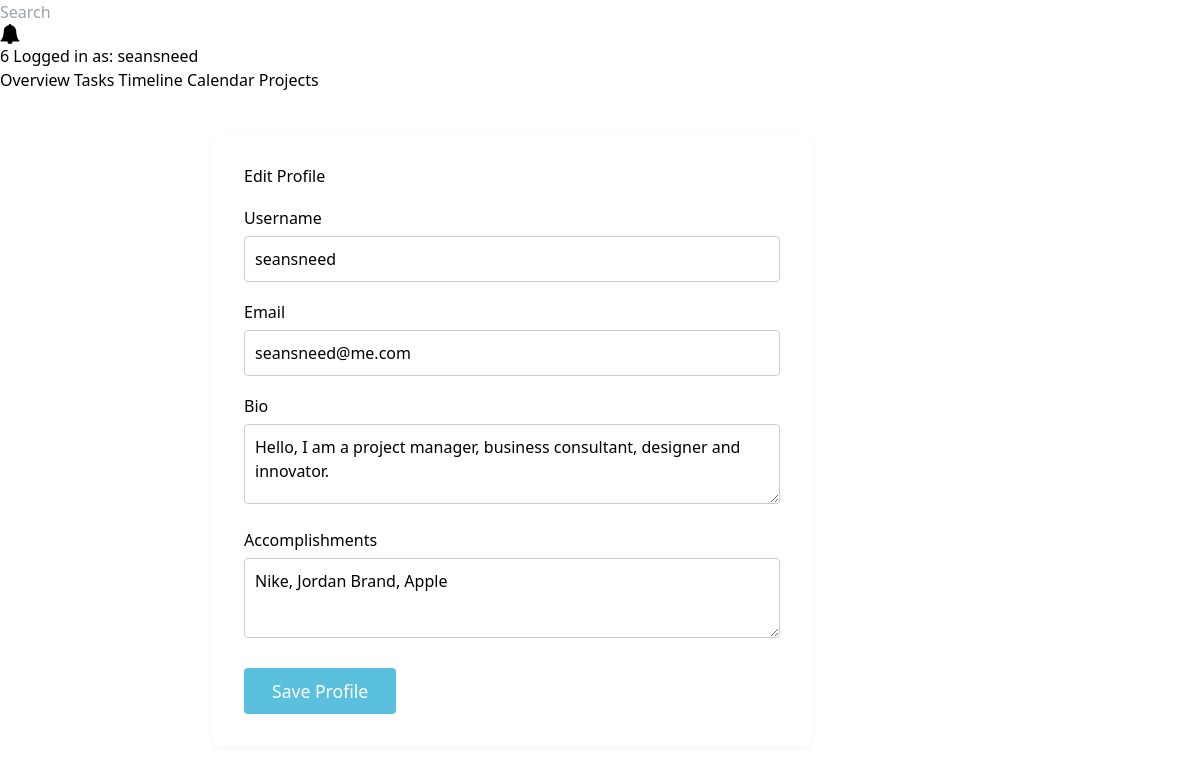
The page /profile (signed in) on the database its author committed.
### app.py (models this page shows, shortened)
class User(db.Model, UserMixin):
    id = db.Column(db.Integer, primary_key=True)
    username = db.Column(db.String(80), unique=True, nullable=False)
    email = db.Column(db.String(120), unique=True, nullable=False)
    password_hash = db.Column(db.String(128), nullable=False)
    created_at = db.Column(db.DateTime, default=datetime.utcnow)
    bio = db.Column(db.String(300), nullable=True)  # Short bio for profile
    accomplishments = db.Column(db.Text, nullable=True)  # Multiline accomplishments
    projects_owned = db.relationship('Project', backref='owner_user', lazy=True, foreign_keys='Project.owner_id')
    assigned_tasks = db.relationship('Task', backref='assignee_user', lazy=True, foreign_keys='Task.assignee_id')
    comments = db.relationship('Comment', backref='author_user', lazy=True)
    projects = db.relationship('Project', secondary='project_member', back_populates='members')

### app.py (the view, shortened to what this page needs)
@app.route('/profile', methods=['GET', 'POST'])
@login_required
def user_profile():
    return render_template('user_profile.html')

### app.py (called while the page is built)
@login_manager.user_loader
def load_user(user_id):
    return User.query.get(int(user_id))

@app.context_processor
def inject_notifications():
    if current_user.is_authenticated:
        unread_notifications_count = Notification.query.filter_by(user_id=current_user.id, is_read=False).count()
        return dict(unread_notifications_count=unread_notifications_count)
    return dict(unread_notifications_count=0)

### templates/user_profile.html (shortened to what this page needs)
<!DOCTYPE html>
<html lang="en">
<head>
    <link rel="stylesheet" href="https://cdnjs.cloudflare.com/ajax/libs/font-awesome/6.4.0/css/all.min.css">
    <script src="https://cdn.tailwindcss.com"></script>
</head>
<body>
    <div class="container">
        <aside class="sidebar">
            {% include 'header.html' %}
        </aside>
        <main class="main-content">
            <div class="profile-form-container">
                <h1>Edit Profile</h1>
                <form class="profile-form" method="POST" action="{{ url_for('user_profile') }}">
                    <label for="username">Username</label>
                    <input type="text" id="username" name="username" value="{{ current_user.username }}" required>
                    <label for="email">Email</label>
                    <input type="email" id="email" name="email" value="{{ current_user.email }}" required>
                    <label for="bio">Bio</label>
                    <textarea id="bio" name="bio" maxlength="300" placeholder="Tell us about yourself (max 300 chars)">{{ current_user.bio or '' }}</textarea>
                    <label for="accomplishments">Accomplishments</label>
                    <textarea id="accomplishments" name="accomplishments" placeholder="List your accomplishments, one per line.">{{ current_user.accomplishments or '' }}</textarea>
                    <button type="submit">Save Profile</button>
                </form>
            </div>
        </main>
    </div>
</body>
</html>

### templates/header.html (shortened to what this page needs)
<header class="main-header">
    <form method="GET" action="{{ url_for('search') }}" class="search-form">
        <input type="search" name="query" placeholder="Search">
    </form>
    <div class="user-profile">
        {% if current_user.is_authenticated %}
            <a href="{{ url_for('notifications_view') }}" class="notification-icon" title="View Notifications">
                {% if unread_notifications_count > 0 %}
                    <span class="badge">{{ unread_notifications_count }}</span>
                {% endif %}
            </a>
            Logged in as: {{ current_user.username }}
        {% else %}
            <a href="{{ url_for('login') }}">Login</a> | <a href="{{ url_for('register') }}">Register</a>
        {% endif %}
    </div>
</header>
<nav class="tabs">
    <a class="tab-button" href="{{ url_for('overview_view') }}"><button class="{{ 'active' if request.endpoint == 'overview_view' else '' }}">Overview</button></a>
    <a class="tab-button" href="{{ url_for('index') }}"><button class="{{ 'active' if request.endpoint == 'index' else '' }}">Tasks</button></a>
    <a class="tab-button" href="{{ url_for('timeline_view') }}"><button class="{{ 'active' if request.endpoint == 'timeline_view' else '' }}">Timeline</button></a>
    <a class="tab-button" href="{{ url_for('calendar_view') }}"><button class="{{ 'active' if request.endpoint == 'calendar_view' else '' }}">Calendar</button></a>
    <a class="tab-button" href="{{ url_for('manage_projects') }}"><button class="{{ 'active' if request.endpoint == 'manage_projects' else '' }}">Projects</button></a>
</nav>

### templates/user_profile.html (style rules this page uses)
.profile-form-container { max-width: 600px; margin: 40px auto; background: #fff; padding: 32px; border-radius: 8px; box-shadow: 0 2px 8px rgba(0,0,0,0.04); }
.profile-form label { display: block; margin-top: 18px; font-weight: 500; }
.profile-form input, .profile-form textarea { width: 100%; padding: 10px; margin-top: 6px; border: 1px solid #ccc; border-radius: 4px; font-size: 1em; }
.profile-form textarea { min-height: 80px; resize: vertical; }
.profile-form button { margin-top: 24px; background: #5bc0de; color: #fff; border: none; padding: 10px 28px; border-radius: 4px; font-size: 1.1em; cursor: pointer; }

### rows shown on the page
User: username "seansneed", email "seansneed@me.com", bio "Hello, I am a project manager, business consultant, designer and innovator.", accomplishments "Nike, Jordan Brand, Apple"

### other values the page prints
{{ unread_notifications_count }} "6"
